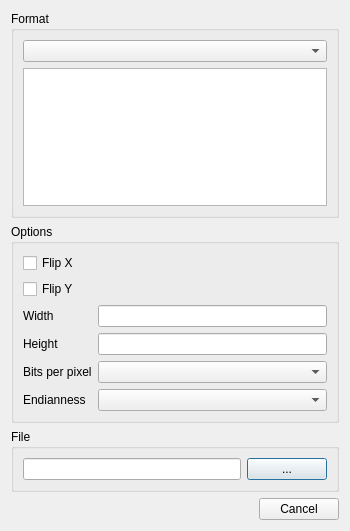
<?xml version="1.0" encoding="UTF-8"?>
<ui version="4.0">
 <class>ImageFileDialog</class>
 <widget class="QDialog" name="ImageFileDialog">
  <property name="geometry">
   <rect>
    <x>0</x>
    <y>0</y>
    <width>350</width>
    <height>531</height>
   </rect>
  </property>
  <property name="windowTitle">
   <string/>
  </property>
  <layout class="QVBoxLayout" name="imageFileDialogLayout">
   <item>
    <widget class="QGroupBox" name="formatBox">
     <property name="title">
      <string>Format</string>
     </property>
     <layout class="QVBoxLayout" name="formatBoxLayout">
      <item>
       <widget class="QComboBox" name="formatComboBox"/>
      </item>
      <item>
       <widget class="QPlainTextEdit" name="formatDescriptionTextEdit">
        <property name="readOnly">
         <bool>true</bool>
        </property>
       </widget>
      </item>
     </layout>
    </widget>
   </item>
   <item>
    <widget class="QGroupBox" name="optionsGroupBox">
     <property name="title">
      <string>Options</string>
     </property>
     <layout class="QGridLayout" name="optionsGroupBoxLayout">
      <item row="4" column="1">
       <widget class="QComboBox" name="bppComboBox"/>
      </item>
      <item row="1" column="0">
       <widget class="QCheckBox" name="flipyCheckBox">
        <property name="text">
         <string>Flip Y</string>
        </property>
       </widget>
      </item>
      <item row="3" column="0">
       <widget class="QLabel" name="heightLabel">
        <property name="text">
         <string>Height</string>
        </property>
       </widget>
      </item>
      <item row="2" column="1">
       <widget class="QLineEdit" name="widthLineEdit"/>
      </item>
      <item row="0" column="0">
       <widget class="QCheckBox" name="flipxCheckBox">
        <property name="text">
         <string>Flip X</string>
        </property>
       </widget>
      </item>
      <item row="3" column="1">
       <widget class="QLineEdit" name="heightLineEdit"/>
      </item>
      <item row="4" column="0">
       <widget class="QLabel" name="bppLabel">
        <property name="text">
         <string>Bits per pixel</string>
        </property>
       </widget>
      </item>
      <item row="2" column="0">
       <widget class="QLabel" name="widthLabel">
        <property name="text">
         <string>Width</string>
        </property>
       </widget>
      </item>
      <item row="5" column="0">
       <widget class="QLabel" name="endiannessLabel">
        <property name="text">
         <string>Endianness</string>
        </property>
       </widget>
      </item>
      <item row="5" column="1">
       <widget class="QComboBox" name="endiannessComboBox"/>
      </item>
     </layout>
    </widget>
   </item>
   <item>
    <widget class="QGroupBox" name="fileGroupBox">
     <property name="title">
      <string>File</string>
     </property>
     <layout class="QHBoxLayout" name="fileGroupBoxLayout">
      <item>
       <widget class="QLineEdit" name="fileLineEdit"/>
      </item>
      <item>
       <widget class="QPushButton" name="openFilePushButton">
        <property name="text">
         <string>...</string>
        </property>
       </widget>
      </item>
     </layout>
    </widget>
   </item>
   <item>
    <widget class="QDialogButtonBox" name="buttonBox">
     <property name="standardButtons">
      <set>QDialogButtonBox::Cancel</set>
     </property>
    </widget>
   </item>
  </layout>
 </widget>
 <resources/>
 <connections/>
</ui>
